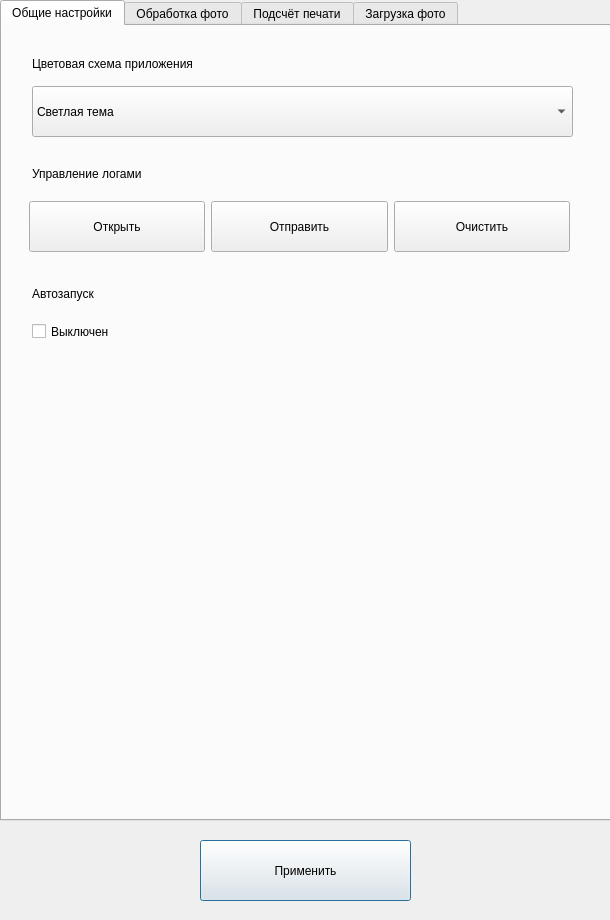
<?xml version="1.0" encoding="UTF-8"?>
<ui version="4.0">
 <class>SendySettings</class>
 <widget class="QDialog" name="SendySettings">
  <property name="geometry">
   <rect>
    <x>0</x>
    <y>0</y>
    <width>610</width>
    <height>920</height>
   </rect>
  </property>
  <property name="minimumSize">
   <size>
    <width>610</width>
    <height>920</height>
   </size>
  </property>
  <property name="maximumSize">
   <size>
    <width>610</width>
    <height>920</height>
   </size>
  </property>
  <property name="windowTitle">
   <string>Sendy Cropper - Settings</string>
  </property>
  <widget class="QPushButton" name="pushButton_settings_apply">
   <property name="geometry">
    <rect>
     <x>200</x>
     <y>840</y>
     <width>211</width>
     <height>61</height>
    </rect>
   </property>
   <property name="text">
    <string>Применить</string>
   </property>
  </widget>
  <widget class="QTabWidget" name="tabWidget">
   <property name="geometry">
    <rect>
     <x>0</x>
     <y>0</y>
     <width>611</width>
     <height>821</height>
    </rect>
   </property>
   <property name="sizePolicy">
    <sizepolicy hsizetype="Maximum" vsizetype="Expanding">
     <horstretch>0</horstretch>
     <verstretch>0</verstretch>
    </sizepolicy>
   </property>
   <property name="tabPosition">
    <enum>QTabWidget::North</enum>
   </property>
   <property name="tabShape">
    <enum>QTabWidget::Rounded</enum>
   </property>
   <property name="currentIndex">
    <number>0</number>
   </property>
   <property name="elideMode">
    <enum>Qt::ElideNone</enum>
   </property>
   <property name="documentMode">
    <bool>false</bool>
   </property>
   <property name="tabsClosable">
    <bool>false</bool>
   </property>
   <property name="movable">
    <bool>false</bool>
   </property>
   <property name="tabBarAutoHide">
    <bool>false</bool>
   </property>
   <widget class="QWidget" name="tab_1">
    <attribute name="title">
     <string>Общие настройки</string>
    </attribute>
    <widget class="QComboBox" name="comboBox_theme">
     <property name="geometry">
      <rect>
       <x>30</x>
       <y>60</y>
       <width>541</width>
       <height>51</height>
      </rect>
     </property>
     <item>
      <property name="text">
       <string>Светлая тема</string>
      </property>
     </item>
     <item>
      <property name="text">
       <string>Тёмная тема</string>
      </property>
     </item>
    </widget>
    <widget class="QLabel" name="label_10">
     <property name="geometry">
      <rect>
       <x>30</x>
       <y>30</y>
       <width>361</width>
       <height>16</height>
      </rect>
     </property>
     <property name="text">
      <string>Цветовая схема приложения</string>
     </property>
    </widget>
    <widget class="QLabel" name="label_14">
     <property name="geometry">
      <rect>
       <x>30</x>
       <y>140</y>
       <width>361</width>
       <height>16</height>
      </rect>
     </property>
     <property name="text">
      <string>Управление логами</string>
     </property>
    </widget>
    <widget class="QWidget" name="horizontalLayoutWidget">
     <property name="geometry">
      <rect>
       <x>27</x>
       <y>170</y>
       <width>541</width>
       <height>61</height>
      </rect>
     </property>
     <layout class="QHBoxLayout" name="horizontalLayout">
      <item>
       <widget class="QPushButton" name="pushButton_open_logs">
        <property name="minimumSize">
         <size>
          <width>0</width>
          <height>51</height>
         </size>
        </property>
        <property name="text">
         <string>Открыть</string>
        </property>
       </widget>
      </item>
      <item>
       <widget class="QPushButton" name="pushButton_send_logs">
        <property name="minimumSize">
         <size>
          <width>0</width>
          <height>51</height>
         </size>
        </property>
        <property name="text">
         <string>Отправить</string>
        </property>
       </widget>
      </item>
      <item>
       <widget class="QPushButton" name="pushButton_clear_logs">
        <property name="minimumSize">
         <size>
          <width>0</width>
          <height>51</height>
         </size>
        </property>
        <property name="text">
         <string>Очистить</string>
        </property>
       </widget>
      </item>
     </layout>
    </widget>
    <widget class="QCheckBox" name="checkBox">
     <property name="geometry">
      <rect>
       <x>30</x>
       <y>280</y>
       <width>541</width>
       <height>51</height>
      </rect>
     </property>
     <property name="styleSheet">
      <string notr="true">QCheckBox:focus {
	border: 2px solid transparent;
    outline: none;
    }</string>
     </property>
     <property name="text">
      <string>Выключен</string>
     </property>
    </widget>
    <widget class="QLabel" name="label_15">
     <property name="geometry">
      <rect>
       <x>30</x>
       <y>260</y>
       <width>361</width>
       <height>16</height>
      </rect>
     </property>
     <property name="text">
      <string>Автозапуск</string>
     </property>
    </widget>
   </widget>
   <widget class="QWidget" name="tab_2">
    <attribute name="title">
     <string>Обработка фото</string>
    </attribute>
    <widget class="QLineEdit" name="lineEdit_photo_processing_crop">
     <property name="geometry">
      <rect>
       <x>30</x>
       <y>710</y>
       <width>541</width>
       <height>51</height>
      </rect>
     </property>
    </widget>
    <widget class="QLabel" name="label_7">
     <property name="geometry">
      <rect>
       <x>30</x>
       <y>680</y>
       <width>361</width>
       <height>16</height>
      </rect>
     </property>
     <property name="text">
      <string>Обрезка края фото, px</string>
     </property>
    </widget>
    <widget class="QLineEdit" name="lineEdit_photo_processing_white">
     <property name="geometry">
      <rect>
       <x>30</x>
       <y>280</y>
       <width>541</width>
       <height>51</height>
      </rect>
     </property>
    </widget>
    <widget class="QLabel" name="label_6">
     <property name="geometry">
      <rect>
       <x>30</x>
       <y>570</y>
       <width>361</width>
       <height>16</height>
      </rect>
     </property>
     <property name="text">
      <string>Размер шрифта, px</string>
     </property>
    </widget>
    <widget class="QLabel" name="label_3">
     <property name="geometry">
      <rect>
       <x>30</x>
       <y>250</y>
       <width>361</width>
       <height>16</height>
      </rect>
     </property>
     <property name="text">
      <string>Белая рамка, см</string>
     </property>
    </widget>
    <widget class="QLineEdit" name="lineEdit_photo_processing_black">
     <property name="geometry">
      <rect>
       <x>30</x>
       <y>390</y>
       <width>541</width>
       <height>51</height>
      </rect>
     </property>
    </widget>
    <widget class="QLabel" name="label_4">
     <property name="geometry">
      <rect>
       <x>30</x>
       <y>360</y>
       <width>361</width>
       <height>16</height>
      </rect>
     </property>
     <property name="text">
      <string>Чёрная рамка, px</string>
     </property>
    </widget>
    <widget class="QLabel" name="label_5">
     <property name="geometry">
      <rect>
       <x>30</x>
       <y>470</y>
       <width>361</width>
       <height>16</height>
      </rect>
     </property>
     <property name="text">
      <string>DPI</string>
     </property>
    </widget>
    <widget class="QLineEdit" name="lineEdit_photo_processing_dpi">
     <property name="geometry">
      <rect>
       <x>30</x>
       <y>500</y>
       <width>541</width>
       <height>51</height>
      </rect>
     </property>
    </widget>
    <widget class="QLabel" name="label_2">
     <property name="geometry">
      <rect>
       <x>30</x>
       <y>140</y>
       <width>361</width>
       <height>16</height>
      </rect>
     </property>
     <property name="text">
      <string>Заворот края фото, см</string>
     </property>
    </widget>
    <widget class="QLineEdit" name="lineEdit_photo_processing_wrap">
     <property name="geometry">
      <rect>
       <x>30</x>
       <y>170</y>
       <width>541</width>
       <height>51</height>
      </rect>
     </property>
     <property name="text">
      <string/>
     </property>
    </widget>
    <widget class="QLineEdit" name="lineEdit_photo_processing_fontsize">
     <property name="geometry">
      <rect>
       <x>30</x>
       <y>600</y>
       <width>541</width>
       <height>51</height>
      </rect>
     </property>
    </widget>
    <widget class="QLabel" name="label">
     <property name="geometry">
      <rect>
       <x>30</x>
       <y>30</y>
       <width>361</width>
       <height>16</height>
      </rect>
     </property>
     <property name="text">
      <string>Путь для сохранения файлов</string>
     </property>
    </widget>
    <widget class="QLineEdit" name="lineEdit_photo_processing_path">
     <property name="geometry">
      <rect>
       <x>30</x>
       <y>60</y>
       <width>411</width>
       <height>51</height>
      </rect>
     </property>
     <property name="text">
      <string/>
     </property>
     <property name="readOnly">
      <bool>true</bool>
     </property>
    </widget>
    <widget class="QPushButton" name="pushButton_set_photo_processing_path">
     <property name="geometry">
      <rect>
       <x>450</x>
       <y>60</y>
       <width>121</width>
       <height>51</height>
      </rect>
     </property>
     <property name="text">
      <string>Обзор</string>
     </property>
    </widget>
   </widget>
   <widget class="QWidget" name="tab_3">
    <attribute name="title">
     <string>Подсчёт печати</string>
    </attribute>
    <widget class="QPushButton" name="pushButton_set_image_counter_path">
     <property name="geometry">
      <rect>
       <x>450</x>
       <y>60</y>
       <width>121</width>
       <height>51</height>
      </rect>
     </property>
     <property name="text">
      <string>Обзор</string>
     </property>
    </widget>
    <widget class="QLabel" name="label_11">
     <property name="geometry">
      <rect>
       <x>30</x>
       <y>30</y>
       <width>361</width>
       <height>16</height>
      </rect>
     </property>
     <property name="text">
      <string>Путь для посчёта печати</string>
     </property>
    </widget>
    <widget class="QLineEdit" name="lineEdit_image_counter_path">
     <property name="geometry">
      <rect>
       <x>30</x>
       <y>60</y>
       <width>411</width>
       <height>51</height>
      </rect>
     </property>
     <property name="text">
      <string/>
     </property>
     <property name="readOnly">
      <bool>true</bool>
     </property>
    </widget>
    <widget class="QListWidget" name="listWidget_image_counter_exceptions">
     <property name="geometry">
      <rect>
       <x>30</x>
       <y>230</y>
       <width>541</width>
       <height>192</height>
      </rect>
     </property>
     <property name="styleSheet">
      <string notr="true">QListWidget:focus {
	border: 2px solid transparent;
    outline: none;
    }</string>
     </property>
     <property name="selectionMode">
      <enum>QAbstractItemView::SingleSelection</enum>
     </property>
    </widget>
    <widget class="QLabel" name="label_13">
     <property name="geometry">
      <rect>
       <x>30</x>
       <y>140</y>
       <width>361</width>
       <height>16</height>
      </rect>
     </property>
     <property name="text">
      <string>Список исключений</string>
     </property>
    </widget>
    <widget class="QPushButton" name="pushButton_image_counter_exceptions_add_elem">
     <property name="geometry">
      <rect>
       <x>450</x>
       <y>170</y>
       <width>121</width>
       <height>51</height>
      </rect>
     </property>
     <property name="text">
      <string>Добавить</string>
     </property>
    </widget>
    <widget class="QLineEdit" name="lineEdit_image_counter_exceptions_add_elem">
     <property name="geometry">
      <rect>
       <x>30</x>
       <y>170</y>
       <width>411</width>
       <height>51</height>
      </rect>
     </property>
     <property name="text">
      <string/>
     </property>
     <property name="dragEnabled">
      <bool>false</bool>
     </property>
     <property name="readOnly">
      <bool>false</bool>
     </property>
    </widget>
   </widget>
   <widget class="QWidget" name="tab_4">
    <attribute name="title">
     <string>Загрузка фото</string>
    </attribute>
    <widget class="QPushButton" name="pushButton_set_image_loader_path">
     <property name="geometry">
      <rect>
       <x>450</x>
       <y>60</y>
       <width>121</width>
       <height>51</height>
      </rect>
     </property>
     <property name="text">
      <string>Обзор</string>
     </property>
    </widget>
    <widget class="QLabel" name="label_12">
     <property name="geometry">
      <rect>
       <x>30</x>
       <y>30</y>
       <width>361</width>
       <height>16</height>
      </rect>
     </property>
     <property name="text">
      <string>Путь для загрузки фото</string>
     </property>
    </widget>
    <widget class="QLineEdit" name="lineEdit_image_loader_path">
     <property name="geometry">
      <rect>
       <x>30</x>
       <y>60</y>
       <width>411</width>
       <height>51</height>
      </rect>
     </property>
     <property name="text">
      <string/>
     </property>
     <property name="readOnly">
      <bool>true</bool>
     </property>
    </widget>
   </widget>
  </widget>
 </widget>
 <tabstops>
  <tabstop>lineEdit_photo_processing_path</tabstop>
  <tabstop>pushButton_set_photo_processing_path</tabstop>
  <tabstop>lineEdit_photo_processing_wrap</tabstop>
  <tabstop>lineEdit_photo_processing_white</tabstop>
  <tabstop>lineEdit_photo_processing_black</tabstop>
  <tabstop>lineEdit_photo_processing_dpi</tabstop>
  <tabstop>lineEdit_photo_processing_fontsize</tabstop>
  <tabstop>lineEdit_photo_processing_crop</tabstop>
  <tabstop>pushButton_settings_apply</tabstop>
  <tabstop>tabWidget</tabstop>
 </tabstops>
 <resources/>
 <connections/>
</ui>
